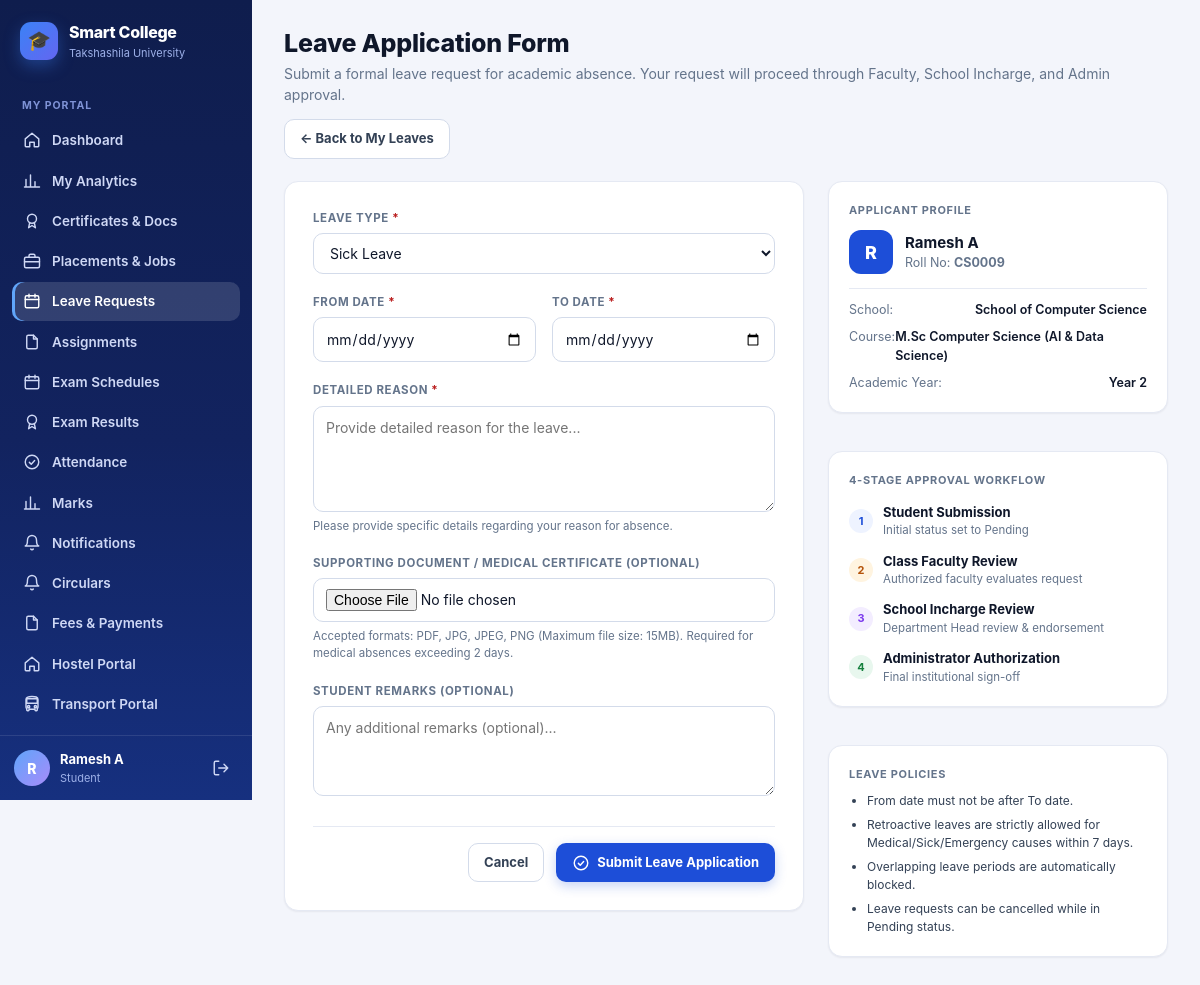
Page /leaves/apply/ (signed in) on the committed database.
### students/models.py (models this page shows, shortened)
class Student(models.Model):
    user = models.OneToOneField(
        User,
        on_delete=models.CASCADE,
        null=True,
        blank=True
    )
    name = models.CharField(max_length=100)
    roll_no = models.CharField(max_length=20, unique=True)
    sif_number = models.CharField(
        max_length=30,
        unique=True,
        null=True,
        blank=True,
        help_text="7-digit unique University SIF number (auto-generated if left blank)"
    )
    email = models.EmailField()
    department = models.ForeignKey(
        Department,
        on_delete=models.CASCADE
    )
    course = models.ForeignKey(
        Course,
        on_delete=models.SET_NULL,
        null=True,
        blank=True
    )
    year = models.IntegerField()
    is_approved = models.BooleanField(default=True)
    parent_name = models.CharField(max_length=100, blank=True)
    parent_phone = models.CharField(max_length=20, blank=True)
    phone = models.CharField(max_length=20, blank=True)
    admission_date = models.DateField(default=timezone.now)
    is_active = models.BooleanField(default=True)

class Department(models.Model):
    name = models.CharField(max_length=100)

class Course(models.Model):
    name = models.CharField(max_length=100)
    department = models.ForeignKey(
        Department,
        on_delete=models.CASCADE,
        related_name="courses"
    )

### student_leave/views.py (the view)
# urls.py: path("apply/", views.apply_leave, name="apply_leave"),
@login_required(login_url="/accounts/login/")
def apply_leave(request):
    ctx_role = get_current_user_profile(request.user)
    student = ctx_role["student"]
    if not student:
        messages.error(request, "Only students can apply for student leaves.")
        return redirect("leave_list")
    if request.method == "POST":
        form = StudentLeaveApplyForm(request.POST, request.FILES, student=student)
        if form.is_valid():
            leave = form.save(commit=False)
            leave.student = student
            leave.status = StudentLeaveRequest.STATUS_PENDING
            leave.save()
            StudentLeaveHistory.objects.create(
                leave_request=leave,
                action="Submitted",
                previous_status="",
                new_status=StudentLeaveRequest.STATUS_PENDING,
                action_taken_by=request.user,
                remarks=leave.student_remarks or "Leave application submitted by student.",
            )
            authorized_faculties = get_authorized_faculties_for_student(student)
            for fac in authorized_faculties:
                if fac.user:
                    notify_user(
                        fac.user,
                        title="New Student Leave Request",
                        message=f"{student.name} ({student.roll_no}) applied for {leave.leave_type} ({leave.from_date} to {leave.to_date}).",
                        link=f"/leaves/{leave.pk}/",
                    )
            messages.success(request, f"Leave application submitted successfully for {leave.number_of_days} day(s).")
            return redirect("leave_detail", pk=leave.pk)
    else:
        form = StudentLeaveApplyForm(student=student)
    return render(
        request,
        "student_leave/apply_leave.html",
        {
            "form": form,
            "student": student,
        },
    )

### accounts/context_processors.py (called while the page is built)
def _has_faculty(user):
    if not user or not user.is_authenticated:
        return False
    if Student.objects.filter(user=user).exists():
        return False
    return (
        Faculty.objects.filter(user=user).exists()
        or (bool(user.email) and Faculty.objects.filter(email=user.email).exists())
    )

### student_leave/views.py (called while the page is built, shortened)
def get_current_user_profile(user):
    student = Student.objects.filter(user=user).select_related("course", "department").first()
    faculty = None
    is_incharge = None
    incharge_department = None
    is_admin = (user.is_superuser or user.is_staff) and not student
    return {
        "student": student,
        "faculty": faculty,
        "is_incharge": is_incharge,
        "incharge_department": incharge_department,
        "is_admin": is_admin,
    }

### student_leave/templates/student_leave/apply_leave.html (shortened to what this page needs)
{% extends "base.html" %}
{% block page_title %}Leave Application Form{% endblock %}
{% block page_sub %}
    Submit a formal leave request for academic absence. Your request will proceed through Faculty, School Incharge, and Admin approval.
{% endblock %}
{% block page_actions %}
    <a class="btn btn-ghost" href="{% url 'leave_list' %}">
        &larr; Back to My Leaves
    </a>
{% endblock %}
{% block content %}
<div style="display: grid; grid-template-columns: 1fr 340px; gap: 24px; align-items: start;">
    <div class="card" style="background: var(--surface); border: 1px solid var(--line); border-radius: var(--radius); padding: 28px; box-shadow: var(--shadow-sm);">
        <form method="post" enctype="multipart/form-data" id="leave-apply-form">
            <div style="display: flex; flex-direction: column; gap: 20px;">
                <div class="field">
                    <label class="label" for="id_leave_type">Leave Type <span style="color: var(--danger);">*</span></label>
                    {{ form.leave_type }}
                </div>
                <div style="display: grid; grid-template-columns: 1fr 1fr; gap: 16px;">
                    <div class="field">
                        <label class="label" for="id_from_date">From Date <span style="color: var(--danger);">*</span></label>
                        {{ form.from_date }}
                    </div>
                    <div class="field">
                        <label class="label" for="id_to_date">To Date <span style="color: var(--danger);">*</span></label>
                        {{ form.to_date }}
                    </div>
                </div>
                <div class="field">
                    <label class="label" for="id_reason">Detailed Reason <span style="color: var(--danger);">*</span></label>
                    {{ form.reason }}
                    <span style="font-size: 11.5px; color: var(--muted);">Please provide specific details regarding your reason for absence.</span>
                </div>
                <div class="field">
                    <label class="label" for="id_supporting_document">Supporting Document / Medical Certificate (Optional)</label>
                    {{ form.supporting_document }}
                    <span style="font-size: 11.5px; color: var(--muted);">Accepted formats: PDF, JPG, JPEG, PNG (Maximum file size: 15MB). Required for medical absences exceeding 2 days.</span>
                </div>
                <div class="field">
                    <label class="label" for="id_student_remarks">Student Remarks (Optional)</label>
                    {{ form.student_remarks }}
                </div>
                <div style="display: flex; gap: 12px; justify-content: flex-end; margin-top: 10px; padding-top: 16px; border-top: 1px solid var(--line);">
                    <a href="{% url 'leave_list' %}" class="btn btn-ghost">Cancel</a>
                    <button type="submit" class="btn btn-primary" id="btn-submit-leave">
                        <svg class="icon"><use href="#i-check"/></svg>
                        <span>Submit Leave Application</span>
                    </button>
                </div>
            </div>
        </form>
    </div>
    <div style="display: flex; flex-direction: column; gap: 18px;">
        <div class="card" style="background: var(--surface); border: 1px solid var(--line); border-radius: var(--radius); padding: 20px;">
            <div style="font-size: 11px; text-transform: uppercase; letter-spacing: .06em; font-weight: 700; color: var(--muted); margin-bottom: 12px;">Applicant Profile</div>
            <div style="display: flex; align-items: center; gap: 12px; margin-bottom: 14px;">
                <div style="width: 44px; height: 44px; border-radius: 12px; background: var(--brand); color: #fff; display: grid; place-items: center; font-weight: 800; font-size: 18px;">
                    {{ student.name|slice:":1"|upper }}
                </div>
                <div>
                    <div style="font-weight: 700; font-size: 15px; color: var(--ink);">{{ student.name }}</div>
                    <div style="font-size: 12.5px; color: var(--muted);">Roll No: <b>{{ student.roll_no }}</b></div>
                </div>
            </div>
            <div style="border-top: 1px solid var(--line); padding-top: 12px; font-size: 12.5px; display: flex; flex-direction: column; gap: 8px;">
                <div style="display: flex; justify-content: space-between;">
                    <span style="color: var(--muted);">School:</span>
                    <span style="font-weight: 600; color: var(--ink);">{{ student.department.name }}</span>
                </div>
                <div style="display: flex; justify-content: space-between;">
                    <span style="color: var(--muted);">Course:</span>
                    <span style="font-weight: 600; color: var(--ink);">{{ student.course.name|default:"General" }}</span>
                </div>
                <div style="display: flex; justify-content: space-between;">
                    <span style="color: var(--muted);">Academic Year:</span>
                    <span style="font-weight: 600; color: var(--ink);">Year {{ student.year }}</span>
                </div>
            </div>
        </div>
        <div class="card" style="background: var(--surface); border: 1px solid var(--line); border-radius: var(--radius); padding: 20px;">
            <div style="font-size: 11px; text-transform: uppercase; letter-spacing: .06em; font-weight: 700; color: var(--muted); margin-bottom: 14px;">4-Stage Approval Workflow</div>
            <div style="display: flex; flex-direction: column; gap: 12px; font-size: 13px;">
                <div style="display: flex; align-items: center; gap: 10px;">
                    <span style="width: 24px; height: 24px; border-radius: 50%; background: var(--brand-50); color: var(--brand); display: grid; place-items: center; font-weight: 700; font-size: 11px;">1</span>
                    <div>
                        <div style="font-weight: 700; color: var(--ink);">Student Submission</div>
                        <div style="font-size: 11.5px; color: var(--muted);">Initial status set to Pending</div>
                    </div>
                </div>
                <div style="display: flex; align-items: center; gap: 10px;">
                    <span style="width: 24px; height: 24px; border-radius: 50%; background: var(--warn-50); color: var(--warn); display: grid; place-items: center; font-weight: 700; font-size: 11px;">2</span>
                    <div>
                        <div style="font-weight: 700; color: var(--ink);">Class Faculty Review</div>
                        <div style="font-size: 11.5px; color: var(--muted);">Authorized faculty evaluates request</div>
                    </div>
                </div>
                <div style="display: flex; align-items: center; gap: 10px;">
                    <span style="width: 24px; height: 24px; border-radius: 50%; background: var(--accent-50); color: var(--accent); display: grid; place-items: center; font-weight: 700; font-size: 11px;">3</span>
                    <div>
                        <div style="font-weight: 700; color: var(--ink);">School Incharge Review</div>
                        <div style="font-size: 11.5px; color: var(--muted);">Department Head review & endorsement</div>
                    </div>
                </div>
                <div style="display: flex; align-items: center; gap: 10px;">
                    <span style="width: 24px; height: 24px; border-radius: 50%; background: var(--success-50); color: var(--success); display: grid; place-items: center; font-weight: 700; font-size: 11px;">4</span>
                    <div>
                        <div style="font-weight: 700; color: var(--ink);">Administrator Authorization</div>
                        <div style="font-size: 11.5px; color: var(--muted);">Final institutional sign-off</div>
                    </div>
                </div>
            </div>
        </div>
        <div class="card" style="background: var(--surface); border: 1px solid var(--line); border-radius: var(--radius); padding: 20px;">
            <div style="font-size: 11px; text-transform: uppercase; letter-spacing: .06em; font-weight: 700; color: var(--muted); margin-bottom: 10px;">Leave Policies</div>
            <ul style="padding-left: 18px; margin: 0; font-size: 12px; color: var(--ink-2); display: flex; flex-direction: column; gap: 6px;">
                <li>From date must not be after To date.</li>
                <li>Retroactive leaves are strictly allowed for Medical/Sick/Emergency causes within 7 days.</li>
                <li>Overlapping leave periods are automatically blocked.</li>
                <li>Leave requests can be cancelled while in Pending status.</li>
            </ul>
        </div>
    </div>
</div>
{% endblock %}

### templates/base.html (shortened to what this page needs)
{% load static %}<!DOCTYPE html>
<html lang="en">
<head>
    <link rel="stylesheet" href="{% static 'css/theme.css' %}">
</head>
<body>
<div class="app">
    <aside class="sidebar" id="sidebar">
        <a class="brand" href="{{ nav_home }}">
            <span class="brand-mark">🎓</span>
            <span>
                <div class="brand-name">Smart College</div>
                <div class="brand-sub">Takshashila University</div>
            </span>
        </a>
        <nav class="nav">
            {% for group in nav_groups %}
                {% if group.label %}<div class="nav-label">{{ group.label }}</div>{% endif %}
                {% for item in group.items %}
                    <a class="nav-link {% if item.active %}active{% endif %}" href="{{ item.url }}">
                        <svg class="icon"><use href="#i-{{ item.icon }}"/></svg>
                        <span>{{ item.label }}</span>
                    </a>
                {% endfor %}
            {% endfor %}
        </nav>
        <div class="sidebar-foot">
            <div class="avatar">{{ nav_initial }}</div>
            <div class="who">
                <div class="who-name">{{ nav_display }}</div>
                <div class="who-role">{{ nav_role_label }}</div>
            </div>
            <a class="logout" href="/accounts/logout/" title="Log out"><svg class="icon"><use href="#i-logout"/></svg></a>
        </div>
    </aside>
    <div class="main">
        <main class="page">
            <div class="page-head">
                <div>
                    <h1 class="page-title">{% block page_title %}{% endblock %}</h1>
                    <div class="page-sub">{% block page_sub %}{% endblock %}</div>
                </div>
                <div class="head-actions">{% block page_actions %}{% endblock %}</div>
            </div>
            {% block content %}{% endblock %}
        </main>
    </div>
</div>
</body>
</html>

### rows in the picture
Student: name "Ramesh A", name "R", roll_no "CS0009", department.name "School of Computer Science", course.name "M.Sc Computer Science (AI & Data Science)", year "2"

### other values in the picture
{{ group.label }} "MY PORTAL"
{{ item.label }} "Dashboard" "My Analytics" "Certificates & Docs" "Placements & Jobs" "Leave Requests" "Assignments" "Exam Schedules" "Exam Results" "Attendance" "Marks" "Notifications" "Circulars" "Fees & Payments" "Hostel Portal" "Transport Portal"
{{ nav_initial }} "R"
{{ nav_role_label }} "Student"
